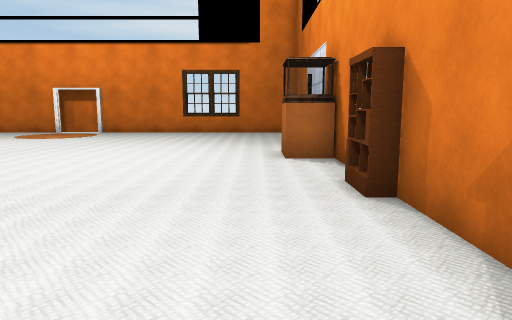
view 1 (above)

17 first-person views from a walk through a Unity game level. The camera is 1.2 m above the floor, tilts 8° down and sees 70° across. Doors are open. The floor is counted in squares, 1.1 m on a side. Each view is taken from the middle of a square. On the plan, view 1 faces up. The plan holds only what a view shows up to about 14 squares ahead; the rest is blank. The player character is not drawn. Some surface patterns are stand-ins.

view 2
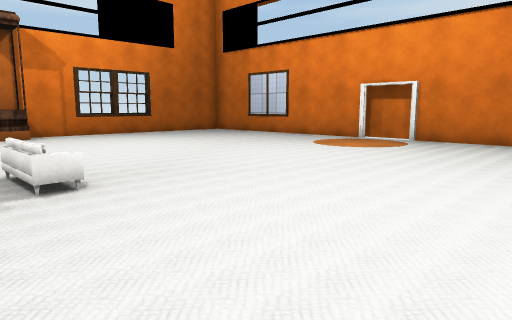

view 3
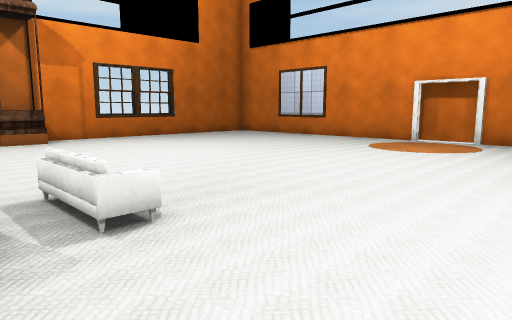

view 4
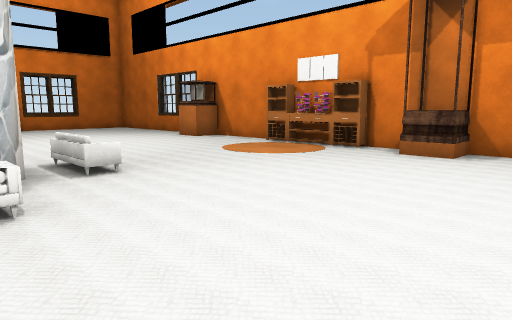

view 5
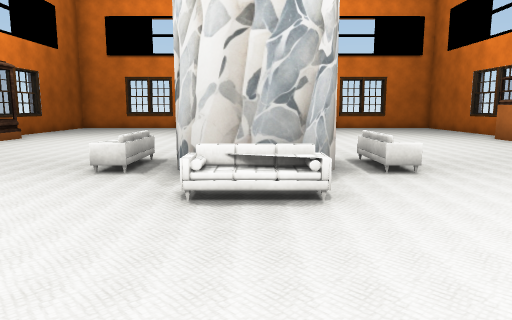

view 6
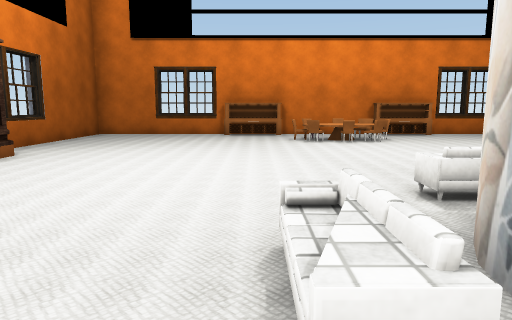

view 7
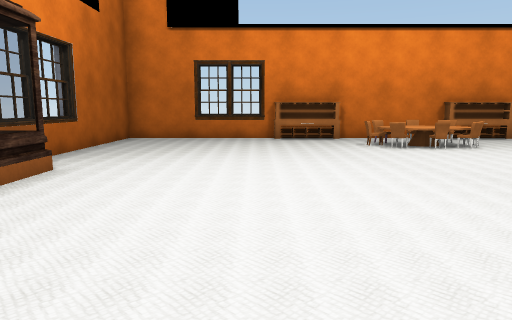

view 8
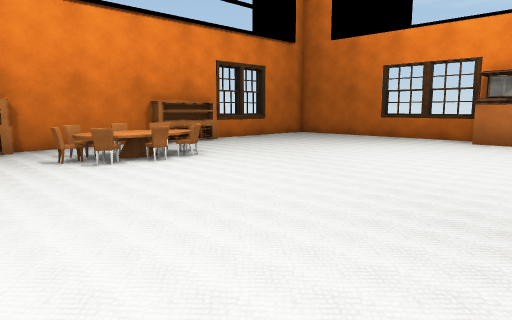

view 9
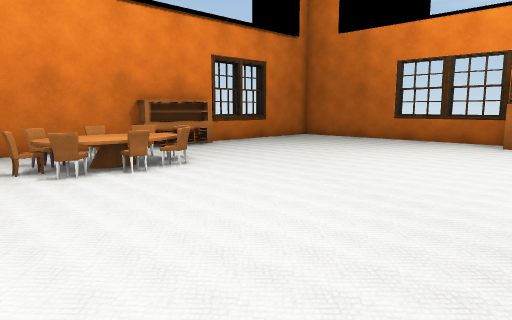

view 10
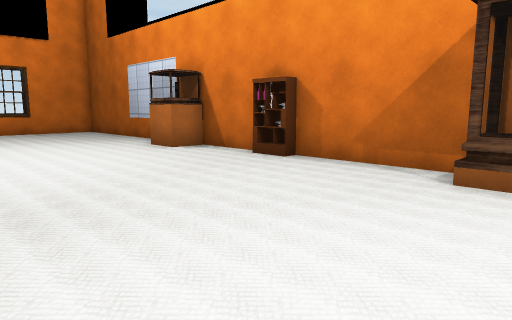

view 11
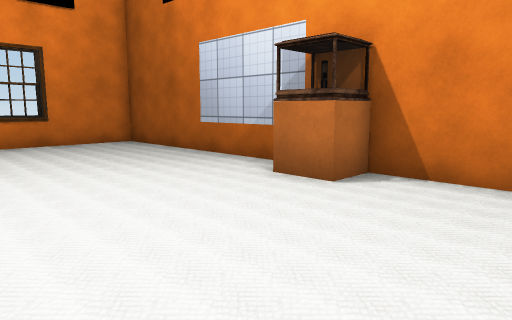

view 12
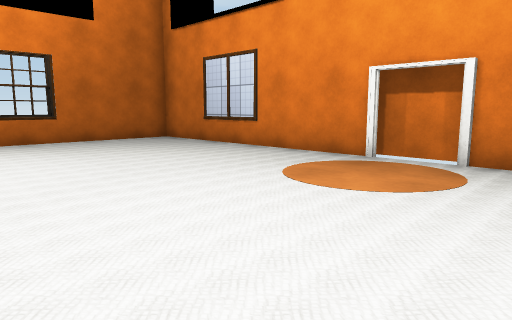

view 13
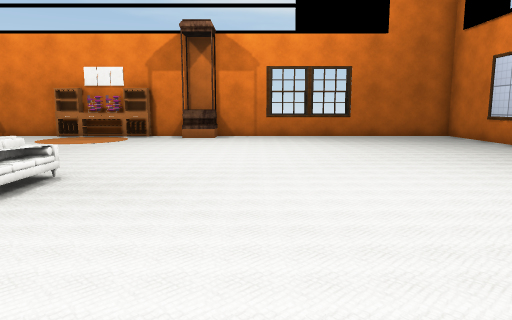

view 14
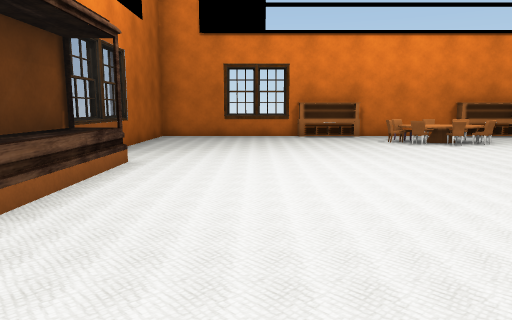

view 15
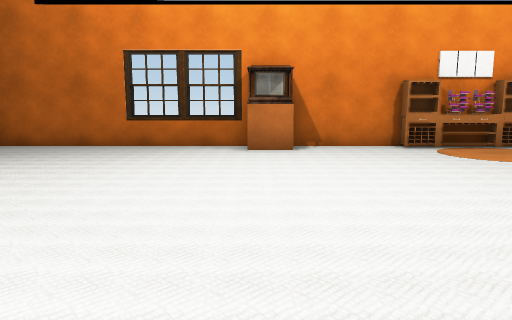

view 16
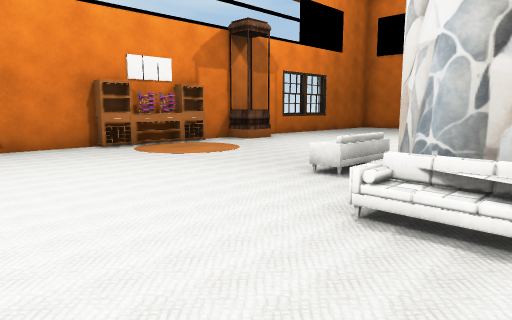

view 17
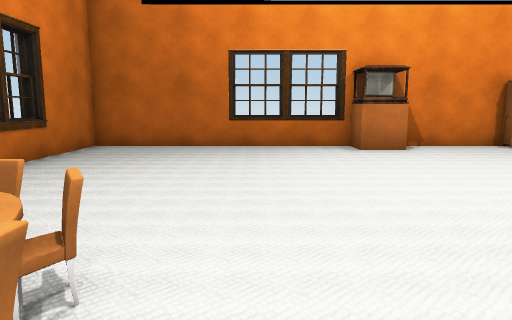

### Floor plan
Points are (right, up) in squares from view 1. A wall is a line through its corners. A room is listed if a view was taken in it or the views show most of it. See-through windows are left out.
Room 1 (views 1, 2, 3, 4, 5, 6, 7, 8, 9, 10, 11, 12, 13, 14, 15, 16, 17)
walls: (-9.5, 3.4) (-9.1, 4.1) (-8.2, 4.5) (-7.3, 4.4); (-9.2, 3.9) (-8.9, 4.2); (-8.9, 1.8) (-9.2, 2.1) (-9.4, 2.6); (-8.5, 1.6) (-9.1, 1.9); (-8.5, 4.4) (-7.8, 4.5); (-8, 1.5) (-8.7, 1.6); (-7.5, 4.4) (-6.9, 4.1); (-7.1, 4.2) (-6.8, 3.9) (-6.5, 3.2) (-6.6, 2.5) (-6.8, 2.1); (-17.3, 2.1) (-17.8, 2.1) (-17.3, 2.1) (-17.3, 1.2) (-17.8, 1.2); (-17.2, 4.7) (-17.8, 4.7); (-17.8, 1.3) (-17.2, 1.3); (-17.8, 4.8) (-17.3, 4.8) (-17.3, 3.9) (-17.8, 3.9) (-17.2, 3.9); (-8.9, 16.8) (-17.4, 16.8); (-15.2, -10.6) (-14.9, -11.1); (-7.2, 17.3) (-9.2, 17.3); (-4.1, 16.8) (-7.2, 16.8); (-17.7, 16.4) (-17.7, -10.7) (1.8, -10.7) (1.8, 16.8) (-2, 16.8)
low walls: (-17.2, 1.9) (-17.8, 1.9); (-17.2, 1.7) (-17.8, 1.7)
ways out: open door at (-8.5, 17)
objects: cabinet (-18, 3); other object (-17, -3) to (-17, -2); other object (-17, 7); other object (-11, -11); sofa (-10, 2); chair (-9, -9) to (-7, -9); chair (-9, -7) to (-7, -7); sofa (-9, 0); sofa (-8, 5); sofa (-6, 3); other object (-5, -11); other object (1, -3) to (1, 0); other object (1, 8) to (1, 9); shelf (2, 5)

Positions as (right, up) in squares from view 1, and headings:
1: (0, 0), facing up
2: (-2, 4), facing up-left
3: (-4, 4), facing up-left
4: (-8, 10), facing down-left
5: (-8, 10), facing down
6: (-5, 5), facing down
7: (-3, 3), facing down
8: (-4, 0), facing down-left
9: (-5, -1), facing down-left
10: (-5, -1), facing up-right
11: (-4, 5), facing up-right
12: (-5, 9), facing up-left
13: (-3, 9), facing left
14: (-2, 4), facing down
15: (-7, -3), facing left
16: (-7, -3), facing up-left
17: (-7, -6), facing left
